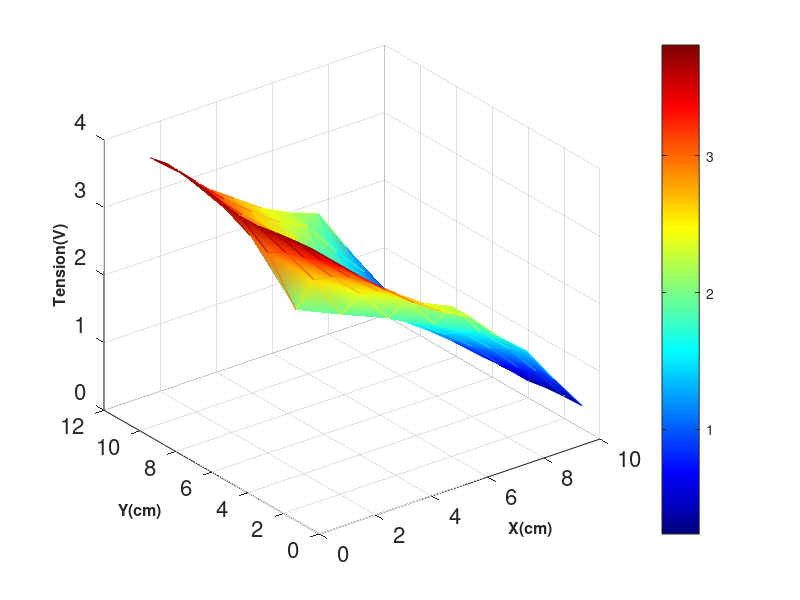
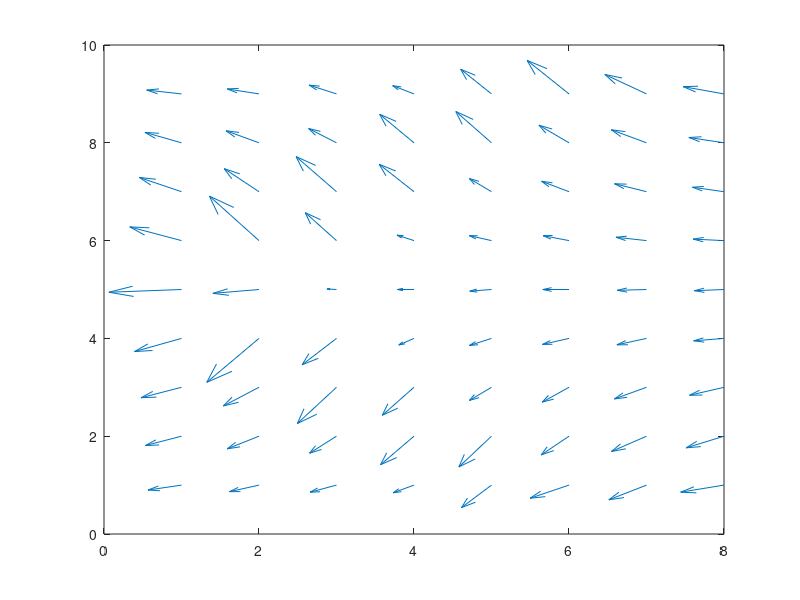

Source code (MATLAB) for these figures, in order:
function Potencial3()

Dx = dlmread('Potenciales/Potencial3.txt');
x = [1:1:11];
y = [1:1:10];

figure(1)

mesh(y,x,Dx,'FaceColor','interp');
colormap(jet(500))
colorbar
xlabel('\bf\fontsize{16}{X(cm)}')
ylabel('\bf\fontsize{16}{Y(cm)}')
zlabel('\bf\fontsize{16}{Tension(V)}')
set(gca,'fontsize',16)

Ex3 = dlmread('CamposDiscret/Ex3.txt');
Ey3 = dlmread('CamposDiscret/Ey3.txt');
x = [1:1:8];
y = [1:1:9];

figure(2)

[xx,yy] = meshgrid(x,y);

quiver(Ey3,Ex3);
